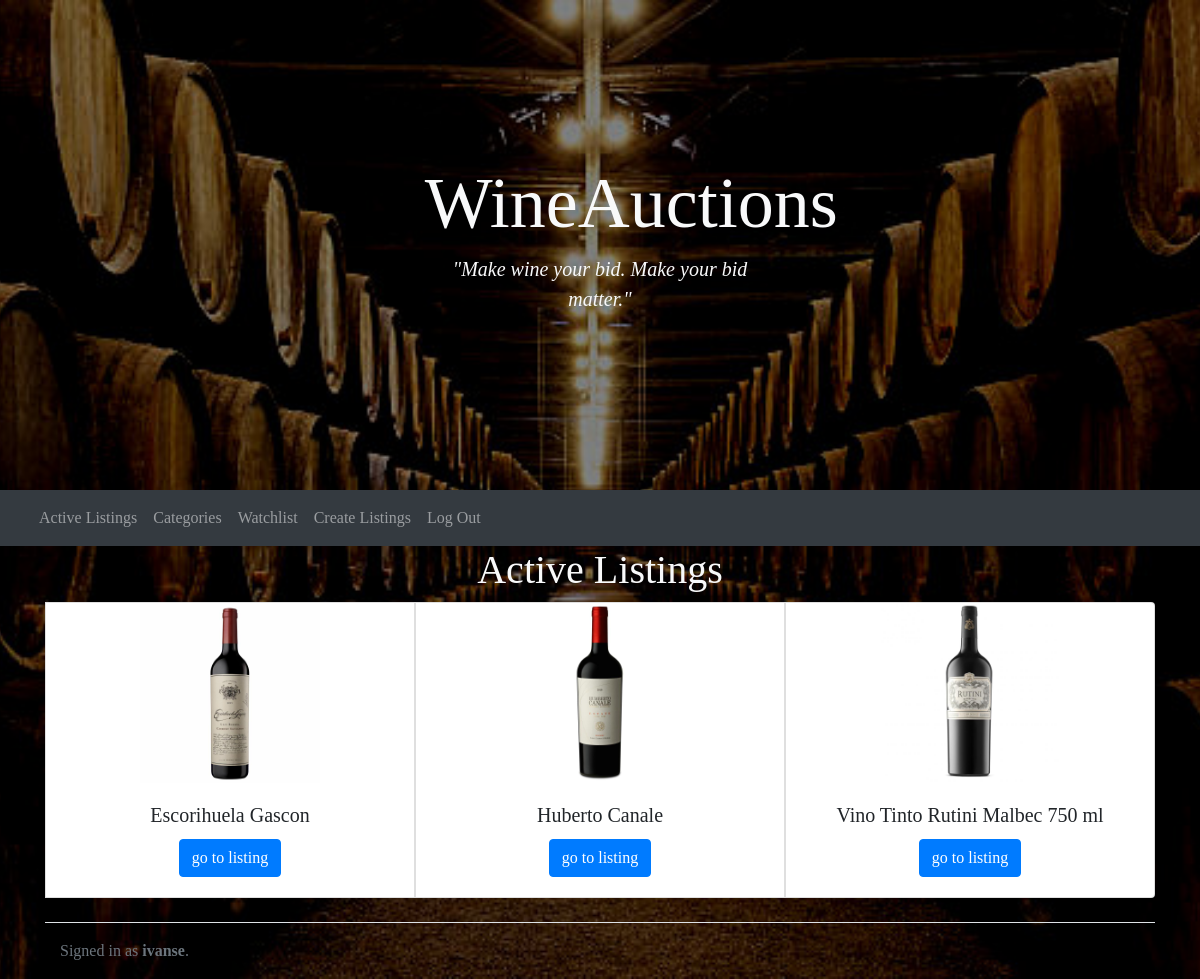
Page / (signed in) on the earlier database version.
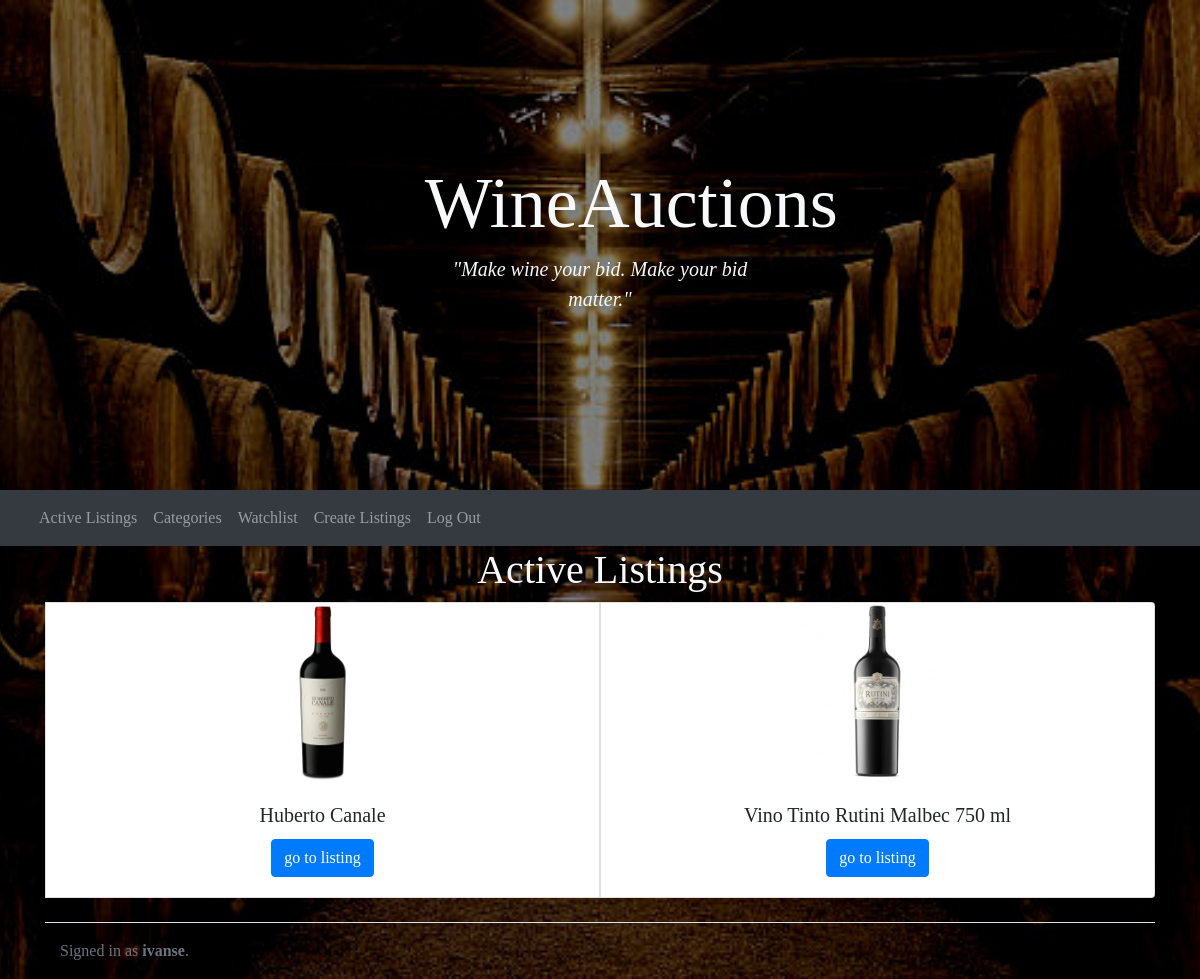
Same page on the later database version.
### auctions/models.py (models this page shows)
class listing(models.Model):
    item = models.CharField(max_length=255)
    description = models.CharField(max_length=255, blank=True)
    price = models.DecimalField(max_digits=10, decimal_places=2)
    category = models.CharField(max_length=67, choices=dicCategorie)
    tophorizon = models.DateTimeField(auto_now_add=True, blank=True)
    owner = models.ForeignKey(
        User, on_delete=models.CASCADE, related_name="owners")
    bid = models.ManyToManyField(bid, blank=True, related_name="bid")
    comments = models.ManyToManyField(
        comment, blank=True, related_name="comments")
    photo = models.ImageField(
        upload_to='static/media/', null=True, blank=True)
    closed = models.BooleanField(default=False)

### auctions/views.py (the view)
# urls.py: path("", views.index, name="index"),
def index(request):
    return render(request, "auctions/index.html", {"listings": listing.objects.all()})

### auctions/templates/auctions/index.html (shortened to what this page needs)
{% extends "auctions/layout.html" %}
{% block body %}
{% if request.user.is_authenticated %}
<h1 class="text-light">Active Listings</h1>
<div class="container">
  <div class="card-group">
    {% for listing in listings %}
    {% if not listing.closed %}
    <div class="card" style="width: 18rem;">
      <img class="card-img-top" src="{{ listing.photo }}" alt="Card image cap">
      <div class="card-body">
        <h5 class="card-title">{{ listing.description }}</h5>
        <a href="{% url 'listing' listing.id %}" class="btn btn-primary">go to listing</a>
      </div>
    </div>
    {% endif %}
    {% endfor %}
  </div>
</div>
{% endif %}
{% endblock %}

Differences in the rows shown:
no longer on this page (row edited): listing: photo (picture), description "Escorihuela Gascon"
